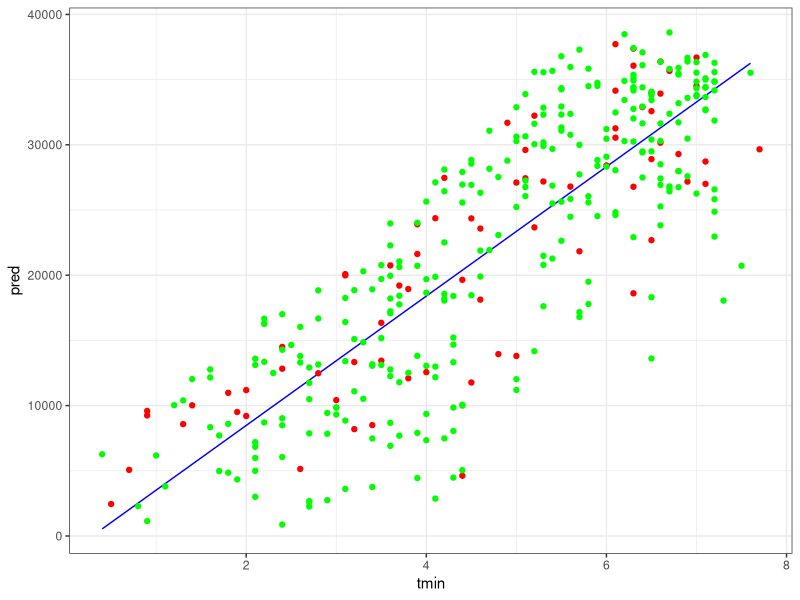
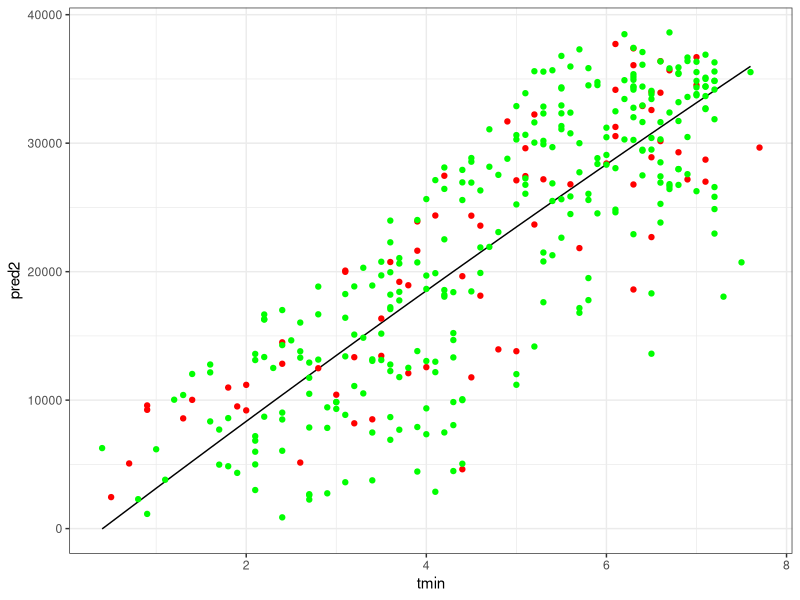
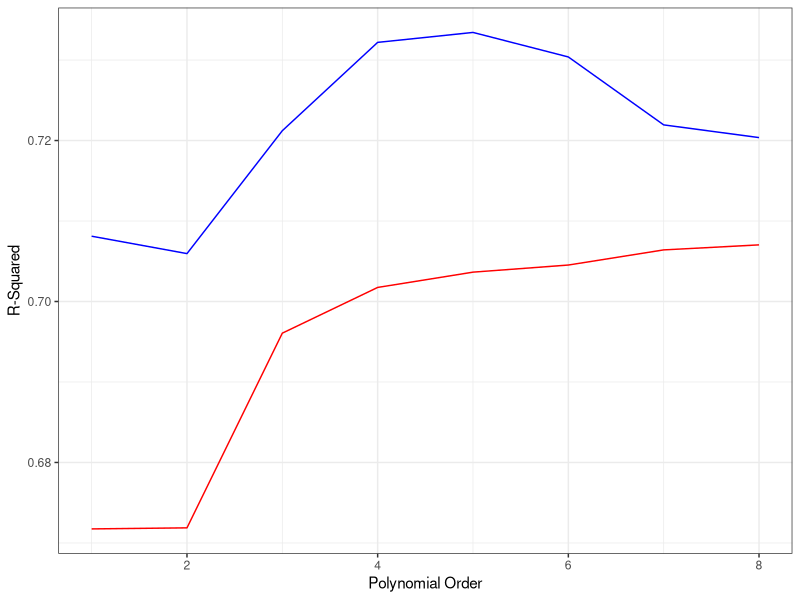
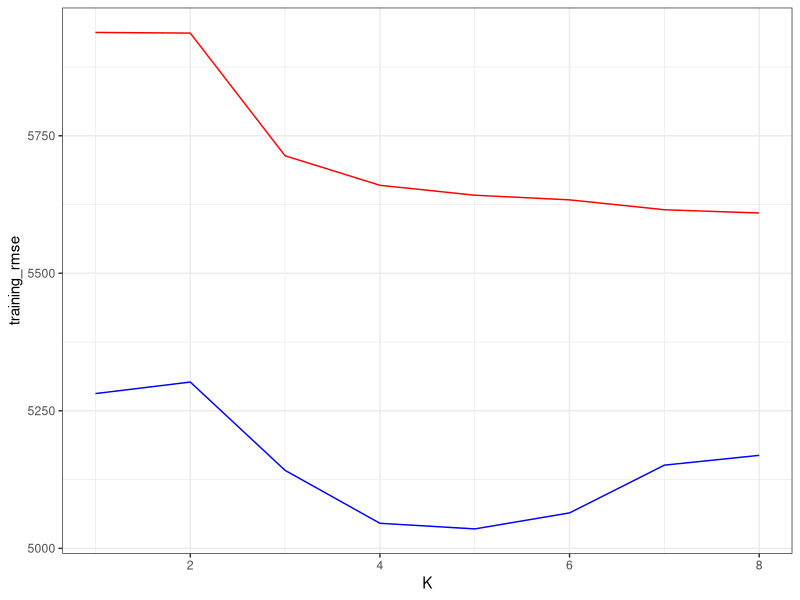
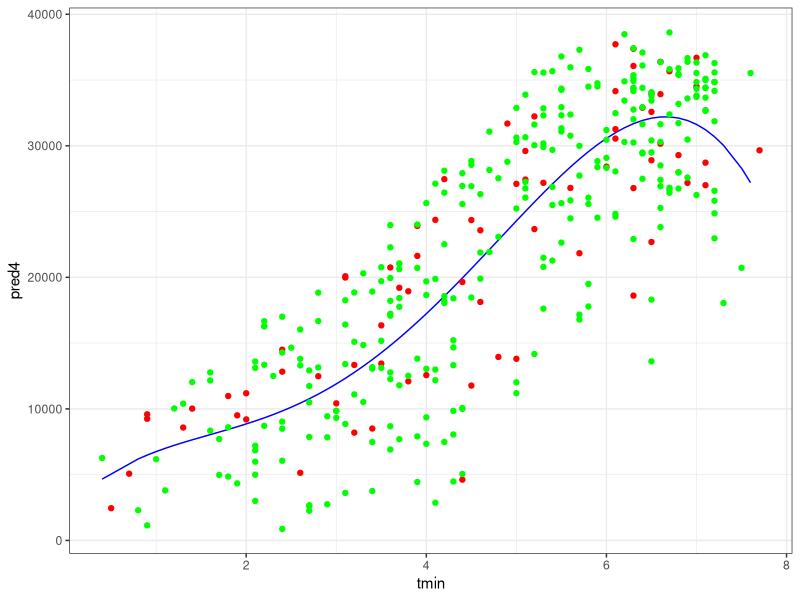

R code for these plots, in order:
## ---- chunk 1

library(tidyverse)
library(knitr)
library(modelr)

# set plot theme
theme_set(theme_bw())
## ---- chunk 2

trips <- read_tsv('trips_per_day.tsv')

## ---- chunk 3

shuffled <- sample_frac(trips, 1, replace = F)
trainingData <- shuffled[1:I(.8*nrow(trips)), 1:8]
validationData <- shuffled[I(.8*nrow(trips)+1):nrow(trips), 1:8]

## ---- chunk 4

lm.fitT <- lm(num_trips ~ tmin, data = trainingData)

trainingData <- add_predictions(trainingData, lm.fitT)
validationData <- add_predictions(validationData, lm.fitT)

validationData %>% ggplot() +
  geom_line(data = trainingData, aes(x = tmin, y = pred), color = "blue") +
  geom_point(aes(x = tmin, y = num_trips), color = "red") +
  geom_point(data = trainingData, aes(x = tmin, y = num_trips), color = "green")

cor(trainingData$tmin, trainingData$num_trips) ^ 2
#rsquare(lm.fitT, trainingData)
sqrt(mean((trainingData$pred - trainingData$num_trips)^2))
#rmse(lm.fitT, trainingData)

cor(validationData$num_trips, validationData$pred) ^ 2
sqrt(mean((validationData$pred - validationData$num_trips)^2))
#rmse(lm.fitT, validationData)

## ---- chunk 5

lm.fitQ <- lm(num_trips ~ tmin + I(tmin^2), data = trainingData)

trainingData <- add_predictions(trainingData, lm.fitQ, var = "pred2")
validationData <- add_predictions(validationData, lm.fitQ, var = "pred2")

validationData %>% ggplot() +
  geom_line(data = trainingData, aes(x = tmin, y = pred2), color = "black") +
  geom_point(aes(x = tmin, y = num_trips), color = "red") +
  geom_point(data = trainingData, aes(x = tmin, y = num_trips), color = "green")

rmse(lm.fitQ, trainingData)
rsquare(lm.fitQ, trainingData)

rmse(lm.fitQ, validationData)
rsquare(lm.fitQ, validationData)

## ---- chunk 6

K <- c(1:8)

training_r_sq <- c()
validation_r_sq <- c()
training_rmse <- rep(0, 8)
validation_rmse <- rep(0, 8)

for (k in K){
  lm.fit <- lm(num_trips ~ poly(tmin, k, raw = T), data = trainingData)
  training_r_sq[k] <- rsquare(lm.fit, trainingData)
  validation_r_sq[k] <- rsquare(lm.fit, validationData)
  training_rmse[k] <- rmse(lm.fit, trainingData)
  validation_rmse[k] <- rmse(lm.fit, validationData)
}

ggplot() + 
  geom_line(aes(x = K, y = training_r_sq), color = "red") + 
  geom_line(aes(x = K, y = validation_r_sq), color = "blue") +
  xlab("Polynomial Order") +
  ylab("R-Squared")

 ggplot() + 
   geom_line(aes(x = K, y = training_rmse), color = "red") + 
   geom_line(aes(x = K, y = validation_rmse), color = "blue")

## ---- chunk 7

lm.fit4 <- lm(num_trips ~ poly(tmin, 4, raw = T), data = trainingData)

trainingData <- add_predictions(trainingData, lm.fit4, var = "pred4")
validationData <- add_predictions(validationData, lm.fit4, var = "pred4")

validationData %>% ggplot() +
  geom_line(data = trainingData, aes(x = tmin, y = pred4), color = "blue") +
  geom_point(aes(x = tmin, y = num_trips), color = "red") +
  geom_point(data = trainingData, aes(x = tmin, y = num_trips), color = "green")

## ---- chunk 8

folded <- sample_frac(trips, 1, replace = F)
folded <- folded %>% mutate(fold = ((row_number() %% 5) + 1))

RMSE <- c()

for (f in 1:5){
  trainingD <- folded %>% filter(fold != f)
  validationD <- folded %>% filter(fold == f)
  
  lm.fitF <- lm(num_trips ~ tmin, data = trainingD)
  
  RMSE[f] <- rmse(lm.fitF, validationD)
}

mean(RMSE)
sd(RMSE)/sqrt(292)

# MSE <- RMSE ^ 2
# mean(MSE)
# sd(MSE)/sqrt(292)

